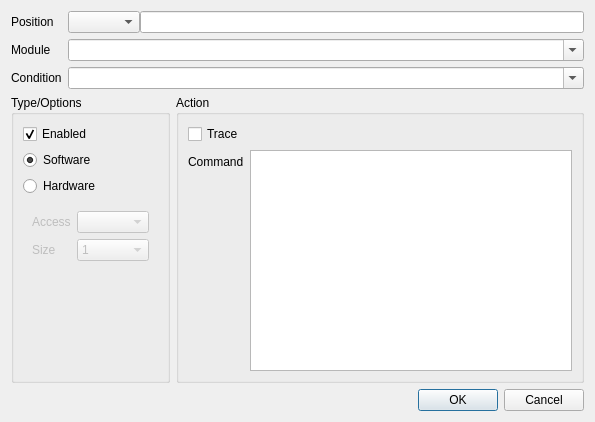
<?xml version="1.0" encoding="UTF-8"?>
<ui version="4.0">
 <class>BreakpointsDialog</class>
 <widget class="QDialog" name="BreakpointsDialog">
  <property name="geometry">
   <rect>
    <x>0</x>
    <y>0</y>
    <width>595</width>
    <height>422</height>
   </rect>
  </property>
  <property name="windowTitle">
   <string>Add/Edit breakpoint</string>
  </property>
  <layout class="QVBoxLayout" name="verticalLayout">
   <item>
    <layout class="QFormLayout" name="topGroup">
     <item row="0" column="0">
      <widget class="QLabel" name="label">
       <property name="text">
        <string>Position</string>
       </property>
       <property name="buddy">
        <cstring>breakpointPosition</cstring>
       </property>
      </widget>
     </item>
     <item row="0" column="1">
      <widget class="QWidget" name="widget" native="true">
       <layout class="QHBoxLayout" name="horizontalLayout_2">
        <property name="spacing">
         <number>0</number>
        </property>
        <property name="leftMargin">
         <number>0</number>
        </property>
        <property name="topMargin">
         <number>0</number>
        </property>
        <property name="rightMargin">
         <number>0</number>
        </property>
        <property name="bottomMargin">
         <number>0</number>
        </property>
        <item>
         <widget class="QComboBox" name="positionType"/>
        </item>
        <item>
         <widget class="QLineEdit" name="breakpointPosition"/>
        </item>
       </layout>
      </widget>
     </item>
     <item row="3" column="0">
      <widget class="QLabel" name="label_2">
       <property name="text">
        <string>Condition</string>
       </property>
       <property name="buddy">
        <cstring>breakpointCondition</cstring>
       </property>
      </widget>
     </item>
     <item row="3" column="1">
      <widget class="QComboBox" name="breakpointCondition">
       <property name="sizePolicy">
        <sizepolicy hsizetype="Expanding" vsizetype="Fixed">
         <horstretch>0</horstretch>
         <verstretch>0</verstretch>
        </sizepolicy>
       </property>
       <property name="editable">
        <bool>true</bool>
       </property>
       <property name="currentText">
        <string/>
       </property>
       <property name="currentIndex">
        <number>-1</number>
       </property>
       <property name="insertPolicy">
        <enum>QComboBox::NoInsert</enum>
       </property>
       <property name="frame">
        <bool>true</bool>
       </property>
       <item>
        <property name="text">
         <string>?v $.rax-0x6  # break when rax is 6</string>
        </property>
       </item>
      </widget>
     </item>
     <item row="2" column="0">
      <widget class="QLabel" name="moduleLabel">
       <property name="text">
        <string>Module</string>
       </property>
       <property name="buddy">
        <cstring>moduleName</cstring>
       </property>
      </widget>
     </item>
     <item row="2" column="1">
      <widget class="QComboBox" name="moduleName">
       <property name="sizePolicy">
        <sizepolicy hsizetype="Expanding" vsizetype="Fixed">
         <horstretch>0</horstretch>
         <verstretch>0</verstretch>
        </sizepolicy>
       </property>
       <property name="editable">
        <bool>true</bool>
       </property>
      </widget>
     </item>
    </layout>
   </item>
   <item>
    <layout class="QHBoxLayout" name="horizontalLayout">
     <item>
      <widget class="QGroupBox" name="groupBox">
       <property name="title">
        <string>Type/Options</string>
       </property>
       <layout class="QVBoxLayout" name="verticalLayout_2">
        <item>
         <widget class="QCheckBox" name="checkEnabled">
          <property name="text">
           <string>Enabled</string>
          </property>
          <property name="checked">
           <bool>true</bool>
          </property>
         </widget>
        </item>
        <item>
         <widget class="QRadioButton" name="radioSoftware">
          <property name="text">
           <string>Software</string>
          </property>
          <property name="checked">
           <bool>true</bool>
          </property>
         </widget>
        </item>
        <item>
         <widget class="QRadioButton" name="radioHardware">
          <property name="text">
           <string>Hardware</string>
          </property>
         </widget>
        </item>
        <item>
         <widget class="QWidget" name="hwConfigBox">
          <property name="enabled">
           <bool>false</bool>
          </property>
          <layout class="QFormLayout" name="formLayout_2">
           <item row="0" column="1">
            <widget class="QComboBox" name="hwPermissions"/>
           </item>
           <item row="0" column="0">
            <widget class="QLabel" name="label_3">
             <property name="text">
              <string>Access</string>
             </property>
             <property name="buddy">
              <cstring>hwPermissions</cstring>
             </property>
            </widget>
           </item>
           <item row="1" column="0">
            <widget class="QLabel" name="label_4">
             <property name="text">
              <string>Size</string>
             </property>
             <property name="buddy">
              <cstring>breakpointSize</cstring>
             </property>
            </widget>
           </item>
           <item row="1" column="1">
            <widget class="QComboBox" name="breakpointSize">
             <item>
              <property name="text">
               <string>1</string>
              </property>
             </item>
             <item>
              <property name="text">
               <string>2</string>
              </property>
             </item>
             <item>
              <property name="text">
               <string>4</string>
              </property>
             </item>
             <item>
              <property name="text">
               <string>8</string>
              </property>
             </item>
            </widget>
           </item>
          </layout>
         </widget>
        </item>
        <item>
         <spacer name="verticalSpacer">
          <property name="orientation">
           <enum>Qt::Vertical</enum>
          </property>
          <property name="sizeHint" stdset="0">
           <size>
            <width>20</width>
            <height>40</height>
           </size>
          </property>
         </spacer>
        </item>
       </layout>
      </widget>
     </item>
     <item>
      <widget class="QGroupBox" name="groupBox_2">
       <property name="title">
        <string>Action</string>
       </property>
       <layout class="QVBoxLayout" name="verticalLayout_4">
        <item>
         <widget class="QCheckBox" name="checkTrace">
          <property name="text">
           <string>Trace</string>
          </property>
         </widget>
        </item>
        <item>
         <layout class="QFormLayout" name="formLayout_3">
          <item row="0" column="0">
           <widget class="QLabel" name="label_5">
            <property name="text">
             <string>Command</string>
            </property>
            <property name="buddy">
             <cstring>breakpointCommand</cstring>
            </property>
           </widget>
          </item>
          <item row="0" column="1">
           <widget class="QPlainTextEdit" name="breakpointCommand"/>
          </item>
         </layout>
        </item>
       </layout>
      </widget>
     </item>
    </layout>
   </item>
   <item>
    <widget class="QDialogButtonBox" name="buttonBox">
     <property name="orientation">
      <enum>Qt::Horizontal</enum>
     </property>
     <property name="standardButtons">
      <set>QDialogButtonBox::Cancel|QDialogButtonBox::Ok</set>
     </property>
    </widget>
   </item>
  </layout>
 </widget>
 <tabstops>
  <tabstop>positionType</tabstop>
  <tabstop>breakpointPosition</tabstop>
  <tabstop>moduleName</tabstop>
  <tabstop>breakpointCondition</tabstop>
  <tabstop>checkEnabled</tabstop>
  <tabstop>radioSoftware</tabstop>
  <tabstop>radioHardware</tabstop>
  <tabstop>hwPermissions</tabstop>
  <tabstop>breakpointSize</tabstop>
  <tabstop>checkTrace</tabstop>
  <tabstop>breakpointCommand</tabstop>
 </tabstops>
 <resources/>
 <connections>
  <connection>
   <sender>buttonBox</sender>
   <signal>accepted()</signal>
   <receiver>BreakpointsDialog</receiver>
   <slot>accept()</slot>
   <hints>
    <hint type="sourcelabel">
     <x>254</x>
     <y>393</y>
    </hint>
    <hint type="destinationlabel">
     <x>157</x>
     <y>274</y>
    </hint>
   </hints>
  </connection>
  <connection>
   <sender>buttonBox</sender>
   <signal>rejected()</signal>
   <receiver>BreakpointsDialog</receiver>
   <slot>reject()</slot>
   <hints>
    <hint type="sourcelabel">
     <x>322</x>
     <y>393</y>
    </hint>
    <hint type="destinationlabel">
     <x>286</x>
     <y>274</y>
    </hint>
   </hints>
  </connection>
  <connection>
   <sender>radioHardware</sender>
   <signal>toggled(bool)</signal>
   <receiver>hwConfigBox</receiver>
   <slot>setEnabled(bool)</slot>
   <hints>
    <hint type="sourcelabel">
     <x>70</x>
     <y>174</y>
    </hint>
    <hint type="destinationlabel">
     <x>62</x>
     <y>195</y>
    </hint>
   </hints>
  </connection>
 </connections>
</ui>
